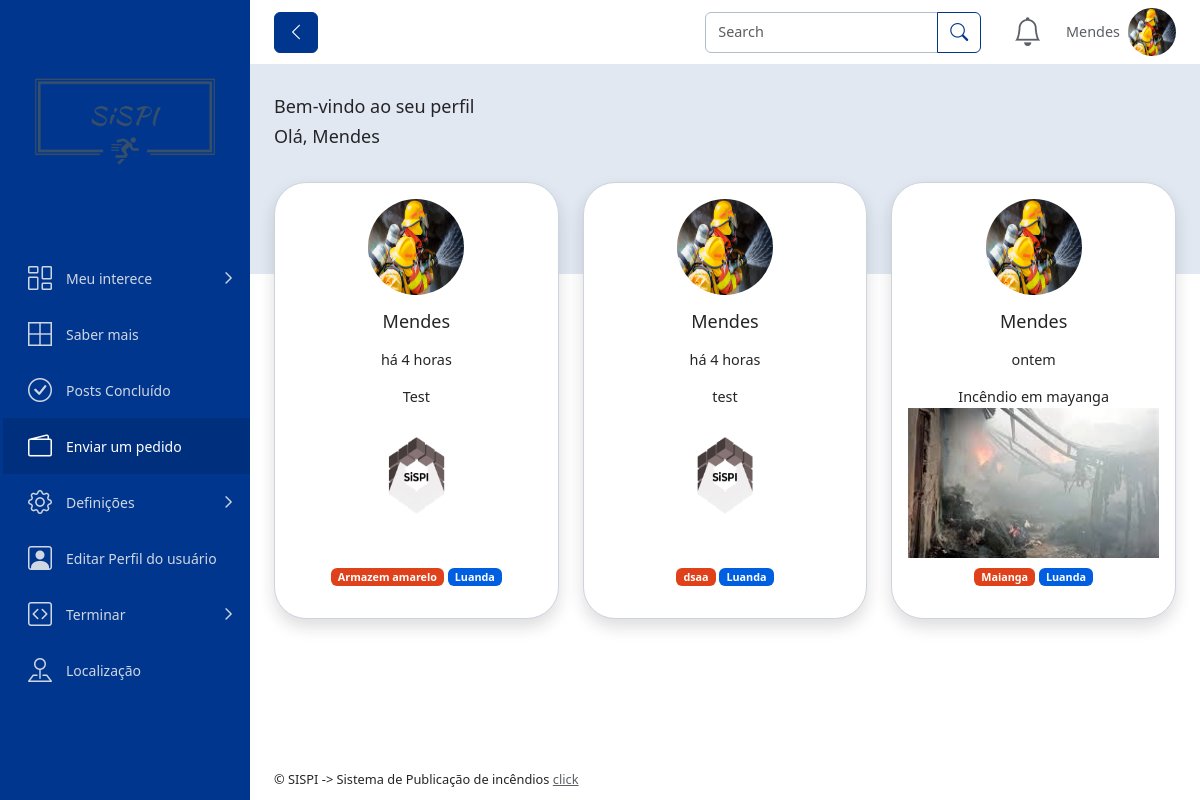
Page /sisai/perfil_user.php (signed in) on the committed database.
### tables this page shows
CREATE TABLE `usuarios` (
  `id` int(11) NOT NULL,
  `username` varchar(50) NOT NULL,
  `password` varchar(255) NOT NULL,
  `email` varchar(100) NOT NULL,
  `photo` varchar(255) DEFAULT 'default.jpg'
);

CREATE TABLE `publica_incendio` (
  `id` int(11) NOT NULL,
  `idusuario` int(11) NOT NULL,
  `location` varchar(100) NOT NULL,
  `cidade` varchar(100) NOT NULL,
  `detalhes` varchar(100) NOT NULL,
  `tempo_publicacao` datetime DEFAULT NULL,
  `foto_publica` varchar(244) DEFAULT 'defult.png'
);

### sisai/function_tempo.php (called while the page is built)
<?php
    function contarTempo(string $data): string
    {
        $agora = strtotime(date('Y-m-d H:i:s'));
        $tempo = strtotime($data);
        $diferenca = $agora - $tempo;
        $segundos = $diferenca;
        $minutos = round($diferenca / 60);
        $horas = round($diferenca / 3600);
        $dias = round($diferenca / 86400);
        $semanas = round($diferenca / 604800);
        $meses = round($diferenca / 2419200);
        $anos = round($diferenca / 29030400);
        if ($segundos <= 60) {
            return 'agora';
    } elseif ($minutos <= 60) {
        return $minutos == 1 ? 'há 1 minuto' : 'há ' . $minutos . ' minutos';
    } elseif ($horas <= 24) {
        return $horas == 1 ? 'há 1 hora' : 'há ' . $horas . ' horas';
    } elseif ($dias <= 7) {
        return $dias == 1 ? 'ontem' : 'há ' . $dias . ' dias';
    } elseif ($semanas <= 4) {
        return $dias == 1 ? 'há 1 semana' : 'há ' . $semanas . ' semanas';
    } elseif ($meses <= 12) {
        return $meses == 1 ? 'há 1 mês' : 'há ' . $meses . ' mêses';
    } else {
        return $anos == 1 ? 'há 1 ano' : 'há ' . $anos . ' anos';
    }
}
?>

### sisai/perfil_user.php (the view, shortened to what this page needs)
<?php
require_once "function_tempo.php";
?>
<!DOCTYPE html>
<html lang="en">
	<head>
		<link rel="stylesheet" href="assets/fonts/bootstrap/bootstrap-icons.css" />
		<link rel="stylesheet" href="assets/css/main.min.css" />
		<link rel="stylesheet" href="assets/vendor/overlay-scroll/OverlayScrollbars.min.css" />
	</head>
	<body>
		<div class="page-wrapper">
			<div class="main-container">
				<nav id="sidebar" class="sidebar-wrapper">
					<div class="app-brand px-3 py-3 d-flex align-items-center">
						<a href="index.html">
							<img src="../image/icones/icones2/logo_transparent.png" width="100%"  alt="Sistema de Publicação de incêndios" />
						</a>
					</div>
					<div class="sidebarMenuScroll">
						<ul class="sidebar-menu">
							<li class="treeview">
								<a href="#!">
									<i class="bi bi-columns-gap"></i>
									<span class="menu-text">Meu interece</span>
								</a>
							</li>
							<li>
								<a href="#">
									<i class="bi bi-border-all"></i>
									<span class="menu-text">Saber mais</span>
								</a>
							</li>
							<li>
								<a href="#">
									<i class="bi bi-check-circle"></i>
									<span class="menu-text">Posts Concluído</span>
								</a>
							</li>
							<li class="active current-page">
								<a href="#">
									<i class="bi bi-wallet2"></i>
									<span class="menu-text">Enviar um pedido</span>
								</a>
							</li>
							<li class="treeview">
								<a href="#!">
									<i class="bi bi-gear"></i>
									<span class="menu-text">Definições</span>
								</a>
							</li>
							<li>
								<a href="#"  data-bs-toggle="modal"
										data-bs-target="#exampleModalFullscreen">
									<i class="bi bi-person-square"></i>
									<span class="menu-text" >Editar Perfil do usuário</span>
								</a>
							</li>
							<li class="treeview">
								<a href="#!">
									<i class="bi bi-code-square"></i>
									<span class="menu-text">Terminar</span>
								</a>
							</li>
							<li>
								<a href="#">
									<i class="bi bi-pin-map"></i>
									<span class="menu-text">Localização</span>
								</a>
							</li>
							<li>
								<a href="maintenance.html">
									<i class="bi bi-exclamation-octagon"></i>
								</a>
							</li>
						</ul>
					</div>
				</nav>
				<div class="app-container">
				<?php  include('top.php');?>
                    <div class="app-hero-header">
						<h5 class="fw-light">Bem-vindo ao seu perfil</h5>
						<h5 class="fw-light">Olá,  <?php echo $user_row['username']?> </h5>
					</div>
				<div class="app-body">
<div class="row">
<?php
$conn = new mysqli("localhost", "root", "", "publicacao");
$user_id = $_SESSION['id'];
$sql = "SELECT id, location, cidade, detalhes, tempo_publicacao, foto_publica FROM publica_incendio WHERE idusuario = $user_id ORDER BY tempo_publicacao desc";
$result = $conn->query($sql);
if ($result->num_rows > 0) {
	while($row = $result->fetch_assoc()) {
		$tempoDecorrido = contarTempo(($row["tempo_publicacao"]));
		$user_sql = "SELECT username, photo FROM usuarios WHERE id = $user_id";
		$user_result = $conn->query($user_sql);
		if ($user_result->num_rows > 0) {
			$user_row = $user_result->fetch_assoc();
			$idp = $row['id'];
			echo '<div class="col-lg-4 col-sm-6 col-12">';
			echo '<div class="card shadow mb-4 rounded-5">';
			echo '<div class="card-body">';
			echo '<div class="d-flex align-items-center flex-column">';
			echo '<div class="mb-3">';
			echo '<img src="upload/' . $user_row["photo"] . '"  class="img-6x rounded-circle" alt="Foto do Usuário">';
			echo '</div>';
			echo '<h5 class="mb-3">' . $user_row["username"]. '</h5>';
			echo '<p class="time">'. $tempoDecorrido.'</p>';
			$texto = $row["detalhes"];
			$textoResumo = resumirTexto($texto, 20) ;
			echo '<div id="texto_'. $idp . '_resumido">' . $textoResumo;
			 echo "</div>";
				echo '<img src="pb/' . $row["foto_publica"] . '" class="tt" alt="Incêndio" >';
			echo "
			<div class='mb-3'>
			    <span class='badge icones bg-danger'>". $row["location"]."</span>
			   <span class='badge icones bg-info'>". $row["cidade"]."</span>
			</div>
			";
		echo "
				</div>
				</div>
			</div>
			</div>
		";
    }
}
} else {
echo "Você ainda não Publicou nada.";
}
function resumirTexto(string $texto, int $limite, string $continue = '...'): string
{
    $TextoLimpo = trim(strip_tags($texto));
    if (mb_strlen($TextoLimpo) <= $limite) {
        return $TextoLimpo;
    }
    $resumirTexto = mb_substr($TextoLimpo, 0, mb_strrpos(mb_substr($TextoLimpo, 0, $limite), ''));
    return $resumirTexto.$continue;
}
?>
</div>
</div>
<div class="app-footer">
    <span>© SISPI -> Sistema de Publicação de incêndios</span>
    <a href="envia.php">click</a>
					</div>
				</div>
			</div>
		</div>
	</body>
</html>

### sisai/top.php (shortened to what this page needs)
<?php
 $conn = new mysqli("localhost", "root", "", "publicacao");
?>
    <div class="app-header d-flex align-items-center">
<div class="d-flex">
    <button class="btn btn-primary me-2 pin-sidebar" id="pin-sidebar">
        <i class="bi bi-chevron-left fs-5"></i>
    </button>
</div>
<div class="header-actions">
    <div class="d-lg-block d-none me-2">
        <div class="input-group">
            <input type="text" class="form-control" placeholder="Search" />
            <button class="btn btn-outline-primary" type="button">
                <i class="bi bi-search fs-5"></i>
            </button>
        </div>
    </div>
    <?php
  require_once "function_tempo.php";
?>
<div class="dropdown ms-3">
    <a class="dropdown-toggle d-flex p-2 py-3" href="#!" role="button" data-bs-toggle="dropdown" aria-expanded="false">
        <i class="bi bi-bell fs-2 lh-1"></i>
    </a>
        <?php
        $user_id = $_SESSION['id'];
        ?>
</div>
    <div class="dropdown ms-3">
        <?php
         $user_sql = "SELECT username, photo FROM usuarios WHERE id = $user_id";
         $user_result = $conn->query($user_sql);
         $user_row = $user_result->fetch_assoc();
        ?>
        <a id="userSettings" class="dropdown-toggle d-flex py-2 align-items-center text-decoration-none"
            href="#!" role="button" data-bs-toggle="dropdown" aria-expanded="false">
            <?php
            echo '<span class="d-none d-md-block me-2">'. $user_row["username"]. '</span>';
           echo ' <img src="upload/' . $user_row["photo"] . '" class="rounded-circle img-3x" alt="Bootstrap Gallery" />';
            ?>
        </a>
    </div>
</div>
</div>

### sisai/perfil_user.php (style rules this page uses)
.icones { margin-top: 10px; }
.tt { height: 150px; width: 409.5px; }
@media only screen and (max-width: 1586px) { .tt { width: 100%; } }
@media only screen and (max-width: 1586px) { .card { width: 100%; margin: 0px; } }

### rows in the picture
usuarios: username "Mendes", photo (picture)
publica_incendio: idusuario.photo (picture), idusuario.username "Mendes", tempo_publicacao "há 4 horas", detalhes "Test", foto_publica (picture), location "Armazem amarelo", cidade "Luanda"
publica_incendio: idusuario.photo (picture), idusuario.username "Mendes", tempo_publicacao "há 4 horas", detalhes "test", foto_publica (picture), location "dsaa", cidade "Luanda"
publica_incendio: idusuario.photo (picture), idusuario.username "Mendes", tempo_publicacao "ontem", detalhes "Incêndio em mayanga", foto_publica (picture), location "Maianga", cidade "Luanda"
